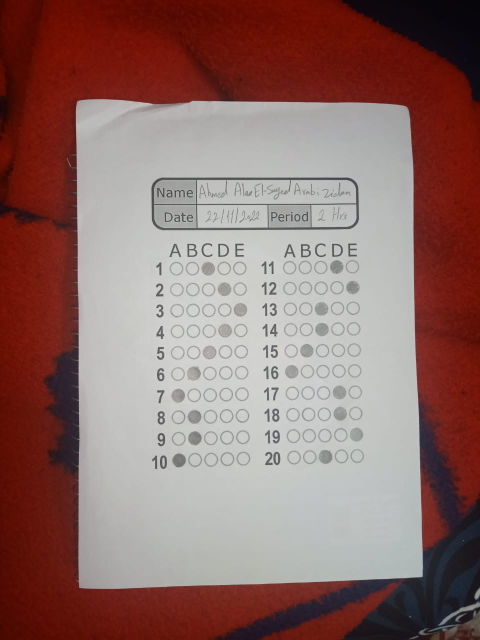
#> input picture Code/BubbleSheetMarker/AnswerSheets/11.jpg, 960 x 1280 px (shown at 1/2 size)
$ python main3.py
#> lines starting #> are read from the running program, lines starting #| are printed output that depends on the picture; after the words box and inside, x2 and y2 are one past the last pixel; in counts of white or black regions, pixels touching at a corner belong together
#> further down, image is the input picture: shape (1280, 960, 3); mean B, G, R 106.3, 110.4, 142.7
### Code/BubbleSheetMarker/helper.py
import cv2
import matplotlib.pyplot as plt
import numpy as np
import imutils
from skimage.exposure import histogram
from matplotlib.pyplot import bar

# Show the figures / plots inside the notebook
def show_images_1(images,titles=None):
    #This function is used to show image(s) with titles by sending an array of images and an array of associated titles.
    # images[0] will be drawn with the title titles[0] if exists
    # You aren't required to understand this function, use it as-is.
    n_ims = len(images)
    if titles is None: titles = ['(%d)' % i for i in range(1,n_ims + 1)]
    fig = plt.figure()
    n = 1
    for image,title in zip(images,titles):
        a = fig.add_subplot(1,n_ims,n)
        if image.ndim == 2:
            plt.gray()
        plt.imshow(image)
        a.set_title(title)
        n += 1
    fig.set_size_inches(np.array(fig.get_size_inches()) * n_ims)
    plt.show()

# [18 lines left out: functions show_images, showHist, not called in this run]


def order_points(pts):
    rect = np.zeros((4, 2), dtype="float32")

    s = pts.sum(axis=1)
    rect[0] = pts[np.argmin(s)]
    rect[2] = pts[np.argmax(s)]

    diff = np.diff(pts, axis=1)
    rect[1] = pts[np.argmin(diff)]
    rect[3] = pts[np.argmax(diff)]

    return rect


def four_point_transform(image, pts):

    rect = order_points(pts)
    (tl, tr, br, bl) = rect

    widthA = np.sqrt(((br[0] - bl[0]) ** 2) + ((br[1] - bl[1]) ** 2))
    widthB = np.sqrt(((tr[0] - tl[0]) ** 2) + ((tr[1] - tl[1]) ** 2))
    maxWidth = max(int(widthA), int(widthB))

    heightA = np.sqrt(((tr[0] - br[0]) ** 2) + ((tr[1] - br[1]) ** 2))
    heightB = np.sqrt(((tl[0] - bl[0]) ** 2) + ((tl[1] - bl[1]) ** 2))
    maxHeight = max(int(heightA), int(heightB))

    dst = np.array([
        [0, 0],
        [maxWidth - 1, 0],
        [maxWidth - 1, maxHeight - 1],
        [0, maxHeight - 1]
    ], dtype="float32")

    M = cv2.getPerspectiveTransform(rect, dst)
    warped = cv2.warpPerspective(image, M, (maxWidth, maxHeight))

    return warped


def skewCorrection(image):
    ratio = image.shape[0] / 500.0
    orig = image.copy()
    image = imutils.resize(image, height=500)
#> image: shape (500, 375, 3)

    gray = cv2.cvtColor(image, cv2.COLOR_BGR2GRAY)
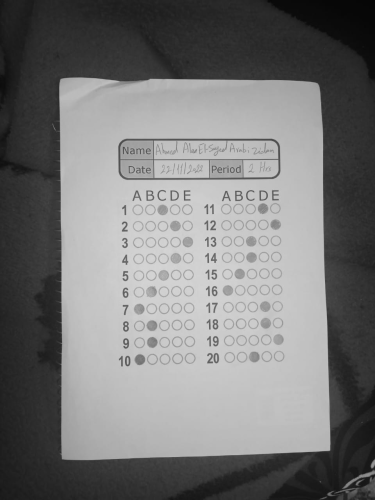
#> gray: shape (500, 375); min 5, max 214, mean 119.6
    gray = cv2.GaussianBlur(gray, (5, 5), 0)
    edged = cv2.Canny(gray, 75, 200)
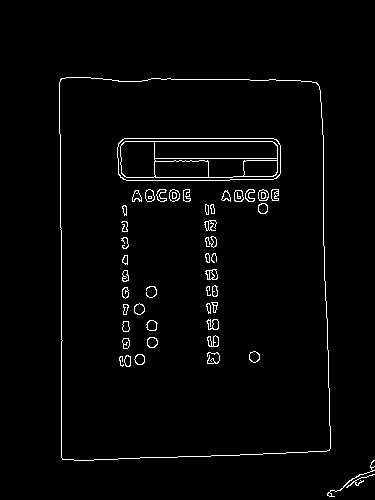
#> edged: shape (500, 375); 2.2% white in thin lines or dots, all inside (x1, y1, x2, y2) = (59, 77, 375, 497)
    edged[:, -1] = np.ones(edged.shape[0])
#> edged: shape (500, 375); 0.27% of pixels changed, all inside (x1, y1, x2, y2) = (374, 0, 375, 500)
    edged[:, 0] = np.ones(edged.shape[0])
#> edged: shape (500, 375); min 0, max 255, mean 5.7
    edged[-1, :] = np.ones(edged.shape[1])
#> edged: shape (500, 375); min 0, max 255, mean 5.7
    edged[0, :] = np.ones(edged.shape[1])
#> edged: shape (500, 375); min 0, max 255, mean 5.7

    cnts = cv2.findContours(edged.copy(), cv2.RETR_LIST,
                            cv2.CHAIN_APPROX_SIMPLE)
#> cnts = 107 contours, 23 with area under 20; largest, box (x1, y1, x2, y2) and area: (0, 0, 375, 500) 186626, (0, 0, 375, 500) 186551, (59, 77, 331, 461) 99582, (59, 77, 331, 461) 99576, (117, 138, 281, 181) 6698
    cnts = imutils.grab_contours(cnts)
    cnts = sorted(cnts, key=cv2.contourArea, reverse=True)[1:6]
#> cnts = 5 contours; box (x1, y1, x2, y2) and area: (0, 0, 375, 500) 186551, (59, 77, 331, 461) 99582, (59, 77, 331, 461) 99576, (117, 138, 281, 181) 6698, (117, 138, 281, 181) 6682

    h, w = edged.shape
    for c in cnts:
        peri = cv2.arcLength(c, True)
        approx = cv2.approxPolyDP(c, 0.02 * peri, True)
        if len(approx) == 4:
            p1, p2, p3, p4 = approx
            p1, p2, p3, p4 = p1[0], p2[0], p3[0], p4[0]
            if (p1[0] < 10 and p1[1] < 10) or (w-p3[0] < 10 and h-p3[1] < 10) or (w-p2[0] < 10 and p2[1] < 10) or (p4[0] < 10 and h-p4[1] < 10):
                continue
            screenCnt = approx
            break
#> this loop made 2 passes
#> (peri, screenCnt) on pass 2: (1292.1, [[61, 78], [62, 459], [329, 450], [318, 84]])
    img = four_point_transform(orig, screenCnt.reshape(4, 2) * ratio)
#> in order_points, `s = pts.sum(axis=1)`: s = [355.8, 1333.8, 1994.2, 1029.1]
#> in order_points, `diff = np.diff(pts, axis=1)`: diff = [43.52, 1016.3, 309.8, -599]
#> in four_point_transform, `rect = order_points(pts)`: rect = [[156.2, 199.7], [814.1, 215], [842.2, 1152], [158.7, 1175]]
#> in four_point_transform, `(tl, tr, br, bl) = rect`: tl = [156.2, 199.7]; tr = [814.1, 215]; br = [842.2, 1152]; bl = [158.7, 1175]
#> in four_point_transform, `widthA = np.sqrt(((br[0] - bl[0]) ** 2) + ((br[1] - bl[1]) ** 2))`: widthA = 683.9
#> in four_point_transform, `widthB = np.sqrt(((tr[0] - tl[0]) ** 2) + ((tr[1] - tl[1]) ** 2))`: widthB = 658.1
#> in four_point_transform, `maxWidth = max(int(widthA), int(widthB))`: maxWidth = 683
#> in four_point_transform, `heightA = np.sqrt(((tr[0] - br[0]) ** 2) + ((tr[1] - br[1]) ** 2))`: heightA = 937.4
#> in four_point_transform, `heightB = np.sqrt(((tl[0] - bl[0]) ** 2) + ((tl[1] - bl[1]) ** 2))`: heightB = 975.4
#> in four_point_transform, `maxHeight = max(int(heightA), int(heightB))`: maxHeight = 975
#> in four_point_transform, `dst = np.array([ [0, 0], [maxWidth - 1, 0], [maxWidth - 1, maxHeight -..`: dst = [[0, 0], [682, 0], [682, 974], [0, 974]]
#> in four_point_transform, `M = cv2.getPerspectiveTransform(rect, dst)`: M = [[0.996, -0.00261, -155], [-0.0242, 1.04, -203.6], [-5.94e-05, 4.18e-05, 1]]
#> in four_point_transform, `warped = cv2.warpPerspective(image, M, (maxWidth, maxHeight))`:
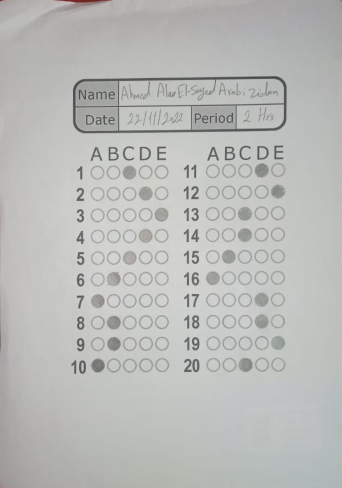
#> warped: shape (975, 683, 3) (shown at 1/2 size); mean B, G, R 184.8, 186.9, 185.9
    return img

# [38 lines left out: functions isFilled, extractStudentID, not called in this run]

### Code/BubbleSheetMarker/main3.py
# import the necessary packages
import matplotlib.pyplot as plt
from matplotlib.pyplot import bar
from imutils import contours
import numpy as np
import argparse
import imutils
import cv2
from helper import *

ANSWERS = [
    'C',
    'D',
    'E',
    'D',
    'C',
    'B',
    'A',
    'B',
    'B',
    'A',
    'D',
    'E',
    'C',
    'C',
    'B',
    'A',
    'D',
    'D',
    'E',
    'C'
]

# load the image, convert it to grayscale, blur it slightly, then find edges
image = cv2.imread("AnswerSheets/11.jpg")
image = skewCorrection(image)
image = image[320:(image.shape[0]-220),100:(image.shape[1]-100)]
#> image: shape (435, 483, 3)

gray = cv2.cvtColor(image, cv2.COLOR_BGR2GRAY)
#> gray: shape (435, 483)
blurred = cv2.GaussianBlur(gray, (5, 5), 0)
edged = cv2.Canny(gray, 20, 70)
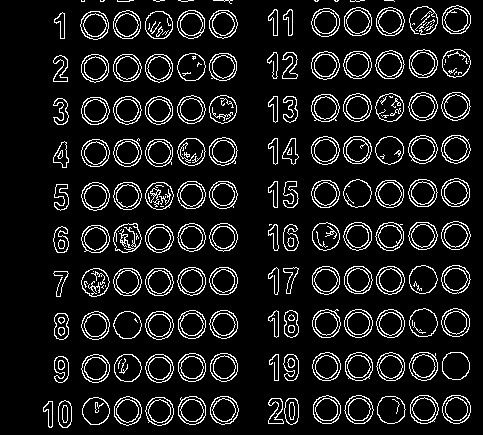
#> edged: shape (435, 483); 10.1% white in thin lines or dots, all inside (x1, y1, x2, y2) = (43, 0, 471, 428)

# Apply Hough transform on the blurred image.
detected_circles_1 = cv2.HoughCircles(edged,
                   cv2.HOUGH_GRADIENT, 1, 20, param1 = 70,
               param2 = 20, minRadius = 10, maxRadius = 20)
#> detected_circles_1 = 100 rows, first 8: [158.5, 24.5, 14.7], [191.5, 280.5, 15], [127.5, 410.5, 14.9], [158.5, 152.5, 14.7], [422.5, 192.5, 15.1], [389.5, 279.5, 14.9], [455.5, 148.5, 14.7], [357.5, 64.5, 15]

thresholdedimage = cv2.threshold(gray, 0, 255,
	cv2.THRESH_BINARY_INV | cv2.THRESH_OTSU)[1]
#> thresholdedimage: shape (435, 483); 16.1% white; 141 white regions (9 under 20 px), largest, box (x1, y1, x2, y2) and area: (409, 6, 438, 35) 642, (377, 396, 405, 424) 637, (442, 49, 471, 77) 624

# Dilation with circular kernel with radius = 5
circle_radius = 1
kernel1 = np.ones((2*circle_radius,2*circle_radius),dtype=int)
thresholdedimage = cv2.dilate(thresholdedimage, kernel1, iterations=1)
#> thresholdedimage: shape (435, 483); 21.4% white; 140 white regions (5 under 20 px), largest, box (x1, y1, x2, y2) and area: (409, 6, 439, 36) 702, (377, 396, 406, 425) 695, (442, 49, 472, 78) 685
thresholdedimage = 255 - thresholdedimage

# convolution with circular kernel with radius = 25
circle_radius = 5
kernel2 = np.ones((2*circle_radius,2*circle_radius),dtype=int)
answersImg = cv2.filter2D(src=thresholdedimage, ddepth=-1, kernel=kernel2)
#> answersImg: shape (435, 483); 98% white; 20 black regions, largest, box (x1, y1, x2, y2) and area: (383, 401, 402, 420) 257, (415, 12, 434, 31) 253, (448, 55, 467, 74) 243

# Erosion with circular kernel with radius = 5
circle_radius = 10
kernel3 = cv2.getStructuringElement(cv2.MORPH_ELLIPSE,(2*circle_radius,2*circle_radius))
answersImg = cv2.erode(answersImg, kernel3, iterations=1)
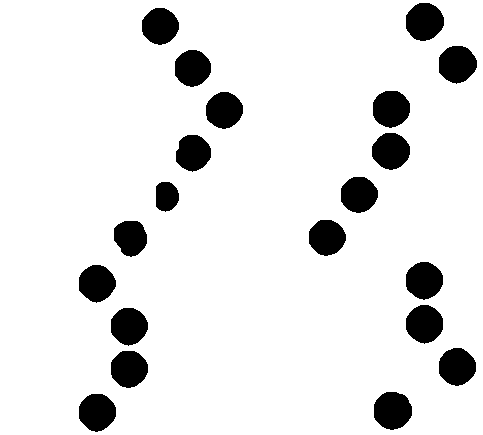
#> answersImg: shape (435, 483); 90.1% white; 20 black regions

answerContours = cv2.findContours(255-answersImg.copy(), cv2.RETR_EXTERNAL,
	cv2.CHAIN_APPROX_SIMPLE)
#> answerContours = 20 contours; largest, box (x1, y1, x2, y2) and area: (374, 392, 412, 430) 1086, (406, 3, 444, 41) 1076, (439, 46, 477, 84) 1058, (406, 305, 443, 344) 1055, (439, 348, 476, 386) 1036
answerContours = imutils.grab_contours(answerContours)
print("Number of answers =", len(answerContours))
#| Number of answers = 20
color = (0, 0, 255)
# draw the outline of the correct answer on the test
# cv2.drawContours(image, answerContours, -1, color, 3)

circles = []

# Draw circles that are detected.
if detected_circles_1 is not None:

    # Convert the circle parameters a, b and r to integers.
    detected_circles_1 = np.uint16(np.around(detected_circles_1))
#> detected_circles_1 = 100 rows, first 8: [158, 24, 15], [192, 280, 15], [128, 410, 15], [158, 152, 15], [422, 192, 15], [390, 280, 15], [456, 148, 15], [358, 64, 15]
    circles = []

    for pt in detected_circles_1[0, :]:
        a, b, r = pt[0], pt[1], pt[2]

        circles.append((a, b, r))
#> this loop made 100 passes
#> after the loop, circles = 100 items, first 6: (158, 24, 15), (192, 280, 15), (128, 410, 15), (158, 152, 15), (422, 192, 15), (390, 280, 15)

print("Number of circles =", len(circles))
#| Number of circles = 100

# Sort regarding to Y
circles =  sorted(
    circles,
    key=lambda t: t[1]
)
#> circles = 100 items, first 6: (456, 20, 14), (324, 20, 12), (390, 22, 10), (424, 22, 14), (358, 22, 14), (158, 24, 15)

# Sort every 10 circles regarding to X
for i in range(10):
    circles[(i*10):(i+1)*10] = sorted(circles[(i*10):(i+1)*10], key=lambda t: t[0])
#> after the loop, circles = 100 items, first 6: (94, 26, 14), (126, 24, 11), (158, 24, 15), (192, 24, 13), (222, 24, 15), (324, 20, 12)

for circle in circles:
    a = circle[0]
    b = circle[1]
    r = circle[2]

    # Draw the circumference of the circle.
    cv2.circle(image, (a, b), r, (0, 255, 0), 2)
    # Draw a small circle (of radius 1) to show the center.
    cv2.circle(image, (a, b), 1, (0, 0, 255), 3)
#> this loop made 100 passes
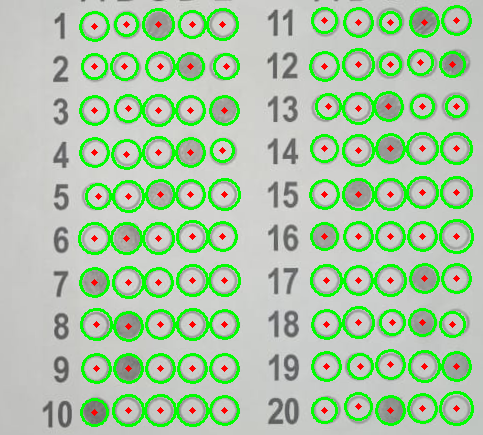
#> image: shape (435, 483, 3); mean B, G, R 166.7, 199.9, 171.1

answersCircles = []
correct = 0

# loop over the contours
for c in answerContours:
    # compute the bounding box of the contour, then use the bounding box to derive the aspect ratio
    (x, y, w, h) = cv2.boundingRect(c)
    answersCircles.append((x, y, w, h, c))
#> this loop made 20 passes
#> (x, y, w, h) on passes 1 to 8: (79, 394, 37, 38), (374, 392, 38, 38), (111, 351, 37, 37), (439, 348, 37, 38), (111, 308, 37, 38), (406, 305, 37, 39), (79, 265, 37, 38), (406, 262, 37, 38)
#> after the loop, answersCircles = 20 items

answersCircles = sorted(answersCircles, key=lambda t: t[1])

# Sort every 2 answer circles regarding to X
for i in range(10):
    answersCircles[(i*2):(i+1)*2] = sorted(answersCircles[(i*2):(i+1)*2], key=lambda t: t[0])

answersLower = []
answersHigher = []

print(" ========================= Answers Reports ========================= ")

for (i, circle) in enumerate(answersCircles):
    A = circles[i*5]
    B = circles[(i*5)+1]
    C = circles[(i*5)+2]
    D = circles[(i*5)+3]
    E = circles[(i*5)+4]

    x = int(circle[0] + (circle[2]/2))
    y = int(circle[1] + (circle[3]/2))

    # M = cv2.moments(circle[4])
    # x = int(M["m10"] / M["m00"])
    # y = int(M["m01"] / M["m00"])

    # # Draw the circumference of the circle.
    # cv2.circle(image, (A[0], A[1]), A[2], (0, 255, 0), 2)
    # # Draw a small circle (of radius 1) to show the center.
    # cv2.circle(image, (A[0], A[1]), 1, (0, 0, 255), 3)

    # # Draw the circumference of the circle.
    # cv2.circle(image, (B[0], B[1]), B[2], (0, 255, 0), 2)
    # # Draw a small circle (of radius 1) to show the center.
    # cv2.circle(image, (B[0], B[1]), 1, (0, 0, 255), 3)

    # # Draw the circumference of the circle.
    # cv2.circle(image, (C[0], C[1]), C[2], (0, 255, 0), 2)
    # # Draw a small circle (of radius 1) to show the center.
    # cv2.circle(image, (C[0], C[1]), 1, (0, 0, 255), 3)

    # # Draw the circumference of the circle.
    # cv2.circle(image, (D[0], D[1]), D[2], (0, 255, 0), 2)
    # # Draw a small circle (of radius 1) to show the center.
    # cv2.circle(image, (D[0], D[1]), 1, (0, 0, 255), 3)

    # # Draw the circumference of the circle.
    # cv2.circle(image, (E[0], E[1]), E[2], (0, 255, 0), 2)
    # # Draw a small circle (of radius 1) to show the center.
    # cv2.circle(image, (E[0], E[1]), 1, (0, 0, 255), 3)

    # Draw the circumference of the circle.
    cv2.circle(image, (x, y), 15, (0, 0, 255), 2)
    # Draw a small circle (of radius 1) to show the center.
    cv2.circle(image, (x, y), 1, (0, 255, 0), 3)

    if (x <= B[0]):
        print("Q", (i+1), "Answer: A")

        if (i % 2 == 0):
            answersLower.append('A')
        else:
            answersHigher.append('A')
    elif ((x > A[0]) and (x < C[0])):
        print("Q", (i+1), "Answer: B")

        if (i % 2 == 0):
            answersLower.append('B')
        else:
            answersHigher.append('B')
    elif ((x > B[0]) and (x < D[0])):
        print("Q", (i+1), "Answer: C")

        if (i % 2 == 0):
            answersLower.append('C')
        else:
            answersHigher.append('C')
    elif ((x > C[0]) and (x < E[0])):
        print("Q", (i+1), "Answer: D")

        if (i % 2 == 0):
            answersLower.append('D')
        else:
            answersHigher.append('D')
    elif (x > D[0]):
        print("Q", (i+1), "Answer: E")

        if (i % 2 == 0):
            answersLower.append('E')
        else:
            answersHigher.append('E')
#> this loop made 20 passes
#> (A, B, C, D, E, x, y) on passes 1 to 5: ((94, 26, 14), (126, 24, 11), (158, 24, 15), (192, 24, 13), (222, 24, 15), 160, 26), ((324, 20, 12), (358, 22, 14), (390, 22, 10), (424, 22, 14), (456, 20, 14), 425, 22), ((94, 66, 12), (124, 66, 13), (160, 66, 14), (190, 66, 13), (226, 66, 12), 193, 68), ((324, 66, 14), (358, 64, 15), (390, 64, 10), (420, 62, 12), (452, 64, 12), 458, 65), ((94, 110, 14), (128, 108, 13), (158, 110, 15), (190, 110, 14), (224, 110, 14), 224, 110)
#> (printed output is left out)
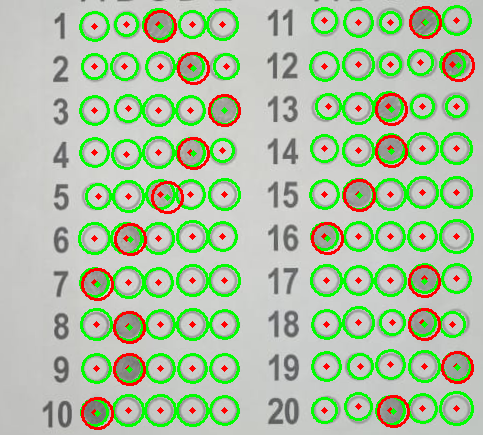
#> image: shape (435, 483, 3); 2.9% of pixels changed, all inside (x1, y1, x2, y2) = (81, 6, 475, 430)
#> after the loop, answersHigher = ['D', 'E', 'C', 'C', 'B', 'A', 'D', 'D', 'E', 'C']; answersLower = ['C', 'D', 'E', 'D', 'C', 'B', 'A', 'B', 'B', 'A']

print(" ========================= Wrong Answer Report ========================= ")
answers = answersLower + answersHigher
#> answers = ['C', 'D', 'E', 'D', 'C', 'B', 'A', 'B', 'B', 'A', 'D', 'E', 'C', 'C', 'B', 'A', 'D', 'D', 'E', 'C']
wrong_answers = []
correct = 0
for i in range(len(answers)):
    if (answers[i] == ANSWERS[i]):
        correct += 1
    else:
        wrong_answers.append((i+1, answers[i], ANSWERS[i]))
#> this loop made 20 passes
#> after the loop, correct = 20; wrong_answers = []

if correct == len(answers):
    print("None")

print(" ========================= Conclusion Report ========================= ")
print("Number of correct answers: {}/20".format(correct))
#| Number of correct answers: 20/20

for answer in wrong_answers:
    print("Q[{}] is {} but it should be {}".format(answer[0], answer[1], answer[2]))
#> this loop made 0 passes

titles = ["Detected Circle 1", "Answers Image"]
images = [gray, image]

show_images_1(images)
#> in show_images_1, `n_ims = len(images)`: n_ims = 2
#> in show_images_1, `if titles is None: titles = ['(%d)' % i for i in range(1,n_ims + 1)]`: titles = ['(1)', '(2)']
#> the loop in show_images_1, `for image,title in zip(images,titles):` made 2 passes
#> (title, n) on passes 1 to 2: ('(1)', 2), ('(2)', 3)
#> after the loop in show_images_1, `for image,title in zip(images,titles):`: n = 3
